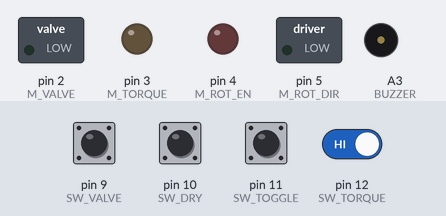
The sketch below on a simulated Arduino Uno, built with avr-gcc and run on an emulated ATmega328P. Parts: switched loads named in the sketch (green lamp = pin HIGH), output pins drawn as LEDs (lit = HIGH), buzzer (waves = sounding, pin HIGH). Dashed ring = blinking. The test bench sets the inputs (shaded band); at power-on: pin 9 (SW_VALVE), pin 10 (SW_DRY), pin 11 (SW_TOGGLE), pin 12 (SW_TORQUE) HIGH. What the sketch prints to the serial monitor is not drawn.

Above: at 1.2 s.
1.3 s: pin 9 (SW_VALVE) pulled LOW for 0.15 s
At 2.2 s:
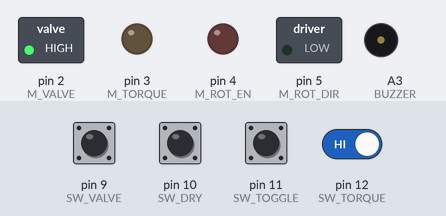
3.1 s: pin 11 (SW_TOGGLE) pulled LOW for 0.15 s
At 4.5 s:
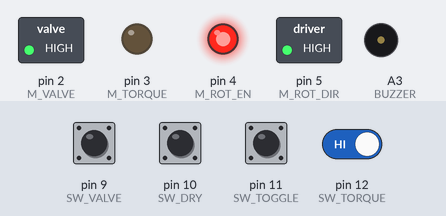
6.2 s: pin 11 (SW_TOGGLE) driven LOW and pin 12 (SW_TORQUE) driven LOW
At 9.0 s:
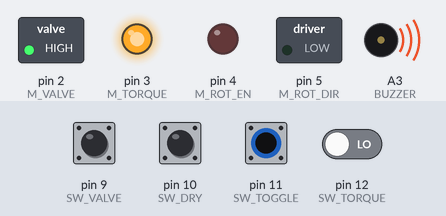
9.2 s: pin 10 (SW_DRY) pulled LOW for 1 s
At 11.6 s:
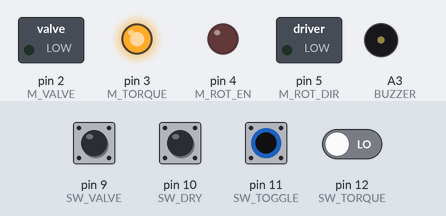
12.2 s: pin 11 (SW_TOGGLE) driven HIGH
At 12.75 s:
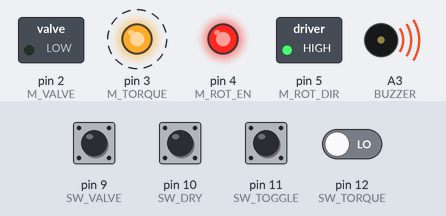
15.2 s: pin 10 (SW_DRY) pulled LOW for 1 s
At 17.4 s:
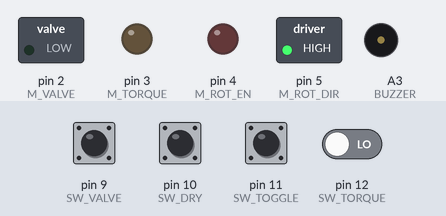
Timing chart, 0 to 20.0 s (numbered marks = the images above; inputs shaded):
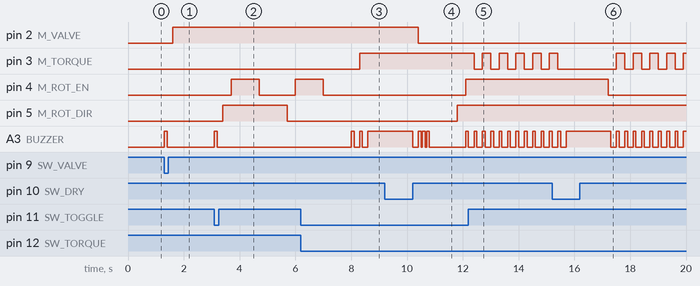

The sketch:

my_washer.ino
```cpp
#define SW_VALVE 9
#define SW_TORQUE 12
#define SW_TOGGLE 11
#define SW_DRY  10

#define M_VALVE 2
#define M_TORQUE  3
#define M_ROT_EN  4
#define M_ROT_DIR 5

#define BUZZER  A3

#define ON  1
#define OFF 0

#define ISPRESSED true

void setup() {
  // put your setup code here, to run once:
  pinMode(SW_VALVE, INPUT);
  pinMode(SW_TORQUE, INPUT);
  pinMode(SW_TOGGLE, INPUT);
  pinMode(SW_DRY, INPUT);

  // set pull up
  digitalWrite(SW_VALVE, HIGH);
  digitalWrite(SW_TORQUE, HIGH);
  digitalWrite(SW_TOGGLE, HIGH);
  digitalWrite(SW_DRY, HIGH);

  // set output
  pinMode(M_VALVE, OUTPUT);
  pinMode(M_TORQUE, OUTPUT);
  pinMode(M_ROT_EN, OUTPUT);
  pinMode(M_ROT_DIR, OUTPUT);
  pinMode(BUZZER, OUTPUT);

  Serial.begin(9600);
}

void beepOn() {
  digitalWrite(BUZZER, HIGH);
}

void beepOff() {
  digitalWrite(BUZZER, LOW);
}

void beep(int time) {
  beepOn();
  delay(time);
  beepOff();
}

bool isSwValve() {
  if (digitalRead(SW_VALVE) == LOW)
  return true;
  else return false;
}

bool isSwTorque() {
  if (digitalRead(SW_TORQUE) == LOW)
  return true;
  else return false;
}

bool isSwToggle() {
  if (digitalRead(SW_TOGGLE) == LOW)
  return true;
  else return false;
}

bool isSwDry() {
  if (digitalRead(SW_DRY) == LOW)
  return true;
  else return false;
}

void turnOnValve() {
  Serial.println("Turn ON Valve");
  digitalWrite(M_VALVE, HIGH);
}

void turnOffValve() {
  Serial.println("Turn OFF Valve");
  digitalWrite(M_VALVE, LOW);
}

void turnOnTorque() {
  Serial.println("Turn ON Torque");
  digitalWrite(M_TORQUE, HIGH);
}

void turnOffTorque() {
  Serial.println("Turn OFF Torque");
  digitalWrite(M_TORQUE, LOW);
}

void rotCW() {
  Serial.println("--->>>");
  digitalWrite(M_ROT_DIR, HIGH);
  delay(300);
  digitalWrite(M_ROT_EN, HIGH);
}

void rotCCW() {
  Serial.println("<<<---");
  digitalWrite(M_ROT_DIR, LOW);
  delay(300);
  digitalWrite(M_ROT_EN, HIGH);
}

void rotStop() {
  Serial.println("Stop Rotating");
  digitalWrite(M_ROT_EN, LOW);
}

void toggle() {
  Serial.println("Toggle");
  rotCW();
  delay(2000);
  rotStop();
  delay(2000);
  rotCCW();
  delay(2000);
  rotStop();
  delay(2000);
}

void stopToggle() {
  rotStop();
}

void dryStart() {
  Serial.println("Dry Start");
  turnOffValve();
  if ( digitalRead(M_TORQUE) == LOW ) {
    Serial.println("Please TURN ON Torque");
    return;
  }
  beep(100);
  delay(50);
  beep(100);
  delay(50);
  beep(100);
  delay(1000);
  rotCW();
}
void dryStop() {
  Serial.println("Dry Stop");
  rotStop();
}

bool isValve() {
  if (digitalRead(M_VALVE) == HIGH) {
    return ON;
  } else return OFF;
}

bool isTorque() {
  if (digitalRead(M_TORQUE) == HIGH) {
    return ON;
  } else return OFF;
}

bool isRotMotor() {
  if (digitalRead(M_ROT_EN) == HIGH) {
    return ON;
  } else return OFF;
}

void loop() {
  // put your main code here, to run repeatedly:

  if ( isSwValve() == ISPRESSED ) {
    Serial.println("SW Valve is Pressed");
    beep(100);
    delay(200);
    if (isValve() == OFF) {
      turnOnValve();
    } else {
      turnOffValve();
    }
  }

  if (isSwTorque() == ISPRESSED) {
    Serial.println("SW Torque is Pressed");
    beep(100);
    delay(200);

    if (isTorque() == OFF) {
      turnOnTorque();
    } else {
      turnOffTorque();
    }
  }

  static int toggleEn = 0;
  if (isSwToggle() == ISPRESSED){
    Serial.println("SW Toggle is Pressed");
    beep(100);
    delay(200);

    if (isSwToggle() == ISPRESSED) {
      beep(1500);
      toggleEn = 0;
      stopToggle();
    } else {
      toggleEn = 1;
    }
  }

  static char toggleMode = 0;
  if (toggleEn) {
    Serial.println("Toggle ");
    Serial.println(toggleMode);

    switch (toggleMode) {
      case 0: {
        toggleMode = 1;

        rotCW();
        delay(1000);
        rotStop();
        delay(1000);
        break;
      }

      case 1: {
        toggleMode = 0;

        rotCCW();
        delay(1000);
        rotStop();
        delay(1000);
        break;
      }
    }
  }

  static int dryEn = 0;
  if (isSwDry() == ISPRESSED) {
    Serial.println("SW Dry is Pressed");
    beep(100);
    delay(200);
    if (toggleEn == 1) {
      toggleEn = 0;
      stopToggle();
    }
    if (isSwDry() == ISPRESSED) {
      beep(1500);
      dryEn = 0;
      dryStop();
    } else {
      dryStart();
      dryEn = 1;
    }
  }
}
```

Measured:
- after the input at 1.3 s, pin 2 (M_VALVE): LOW → HIGH after 0.30 s; A3 (BUZZER): LOW → HIGH at once, → LOW 0.10 s later
- after the input at 3.1 s, pin 4 (M_ROT_EN): LOW → HIGH after 0.60 s, → LOW 1.0 s later, → HIGH 1.3 s later; pin 5 (M_ROT_DIR): LOW → HIGH after 0.30 s, → LOW 2.3 s later; A3 (BUZZER): LOW → HIGH at once, → LOW 0.10 s later
- after the input at 6.2 s, pin 3 (M_TORQUE): LOW → HIGH after 2.1 s; pin 4 (M_ROT_EN): goes on until 7.0 s, then stays LOW; pin 5 (M_ROT_DIR): stays LOW (without the input it goes to HIGH after 1.8 s); A3 (BUZZER): alternates HIGH for 0.10 s and LOW for 0.20 s, 5 changes in all, then stays HIGH, starting after 1.8 s
- after the input at 9.2 s, pin 2 (M_VALVE): HIGH → LOW after 1.2 s; pin 3 (M_TORQUE): stays HIGH (without the input it goes to LOW after 1.2 s); pin 4 (M_ROT_EN): LOW → HIGH after 2.9 s; pin 5 (M_ROT_DIR): LOW → HIGH after 2.6 s
- after the input at 12.2 s, pin 4 (M_ROT_EN): stays HIGH (without the input it goes to LOW after 2.0 s)
- after the input at 15.2 s, pin 4 (M_ROT_EN): HIGH → LOW after 2.0 s
